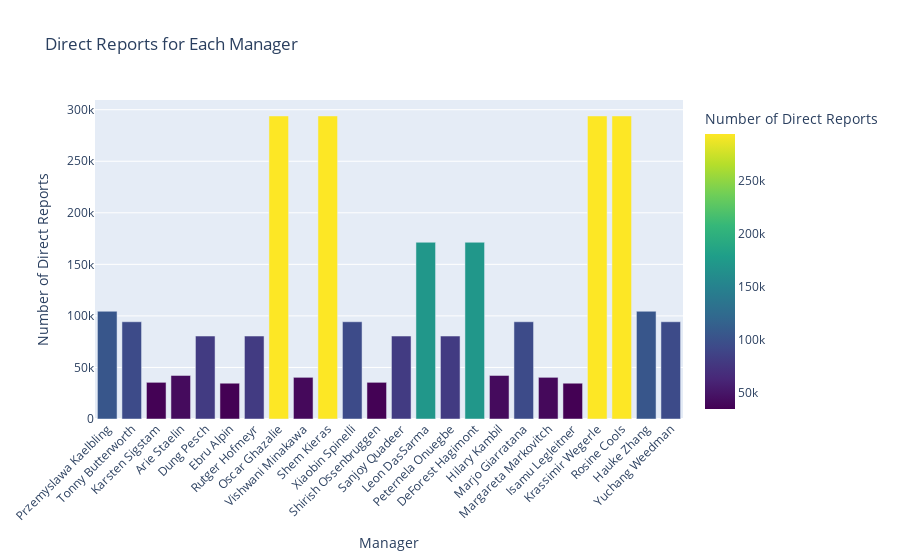

This figure's notebook cell:
### Code cell
# Assuming df is your DataFrame containing 'manager_name' and 'direct reports'
fig = px.bar(
    df4,
    x='manager_name',             # X-axis: manager names
    y='direct reports',           # Y-axis: count of direct reports
    title='Direct Reports for Each Manager',
    labels={'manager_name': 'Manager', 'direct reports': 'Number of Direct Reports'},  # Axis labels
    color='direct reports',       # Optional: Color bars based on the number of direct reports
    color_continuous_scale='Viridis',  # Optional: Color scale
)

# Update layout for better spacing and display
fig.update_layout(
    height=600,  # Adjust chart height
    xaxis_tickangle=-45,  # Rotate x-axis labels for readability
)

# Show the plot
fig.show()

### Figure 1 — Plotly figure (JSON) as saved in the notebook; plotly's stock layout.template omitted (floating-point values rounded to 4 significant figures)
{"data": [{"alignmentgroup": "True", "hovertemplate": "Manager=%{x}<br>Number of Direct Reports=%{marker.color}<extra></extra>", "legendgroup": "", "marker": {"color": [104490, 94320, 35572, 42252, 80468, 34692, 80468, 293940, 40422, 293940, 94320, 35572, 80468, 171414, 80468, 171414, 42252, 94320, 40422, 34692, 293940, 293940, 104490, 94320], "coloraxis": "coloraxis", "pattern": {"shape": ""}}, "name": "", "offsetgroup": "", "orientation": "v", "showlegend": false, "textposition": "auto", "type": "bar", "x": ["Przemyslawa Kaelbling", "Tonny Butterworth", "Karsten Sigstam", "Arie Staelin", "Dung Pesch", "Ebru Alpin", "Rutger Hofmeyr", "Oscar Ghazalie", "Vishwani Minakawa", "Shem Kieras", "Xiaobin Spinelli", "Shirish Ossenbruggen", "Sanjoy Quadeer", "Leon DasSarma", "Peternela Onuegbe", "DeForest Hagimont", "Hilary Kambil", "Marjo Giarratana", "Margareta Markovitch", "Isamu Legleitner", "Krassimir Wegerle", "Rosine Cools", "Hauke Zhang", "Yuchang Weedman"], "xaxis": "x", "y": [104490, 94320, 35572, 42252, 80468, 34692, 80468, 293940, 40422, 293940, 94320, 35572, 80468, 171414, 80468, 171414, 42252, 94320, 40422, 34692, 293940, 293940, 104490, 94320], "yaxis": "y"}], "layout": {"autosize": true, "barmode": "relative", "coloraxis": {"colorbar": {"title": {"text": "Number of Direct Reports"}}, "colorscale": [[0, "#440154"], [0.1111, "#482878"], [0.2222, "#3e4989"], [0.3333, "#31688e"], [0.4444, "#26828e"], [0.5556, "#1f9e89"], [0.6667, "#35b779"], [0.7778, "#6ece58"], [0.8889, "#b5de2b"], [1, "#fde725"]]}, "legend": {"tracegroupgap": 0}, "title": {"text": "Direct Reports for Each Manager"}, "xaxis": {"anchor": "y", "autorange": true, "domain": [0, 1], "range": [-0.5, 23.5], "tickangle": -45, "title": {"text": "Manager"}, "type": "category"}, "yaxis": {"anchor": "x", "autorange": true, "domain": [0, 1], "range": [0, 309400.0], "title": {"text": "Number of Direct Reports"}, "type": "linear"}}}
